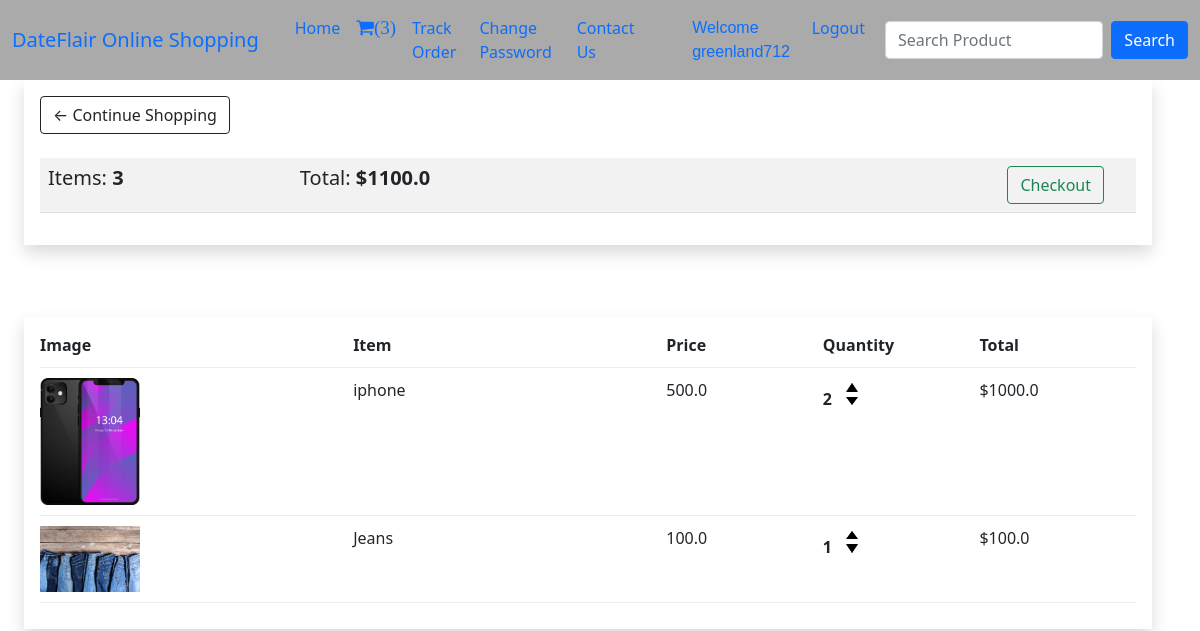
The app's page /cart/ (signed in) with its own data.
### api/models.py (models this page shows, shortened)
class Order(models.Model):
    customer = models.ForeignKey(Customer, on_delete=models.CASCADE)
    date_ordered = models.DateTimeField(default=now)
    complete = models.BooleanField(default=False)
    @property
    def get_cart_total(self):
        orderitems = self.orders.all()
        total = sum([item.get_total for item in orderitems])
        return total
    @property
    def get_cart_items(self):
        orderitems = self.orders.all()
        total = sum([item.quantity for item in orderitems])
        return total

class OrderItem(models.Model):
    product = models.ForeignKey(Product, on_delete=models.CASCADE)
    order = models.ForeignKey(Order, on_delete=models.CASCADE, related_name='orders')
    quantity = models.IntegerField(default=0)
    date_added = models.DateTimeField(default=now)
    @property
    def get_total(self):
        total = self.product.price * self.quantity
        return total

class Product(models.Model):
    name = models.CharField(max_length=100)
    price = models.FloatField()
    image = models.ImageField(upload_to='', default='')

### api/views.py (the view, shortened to what this page needs)
# urls.py: path('cart/', views.cart, name='cart'),
def cart(request):
    data = cartData(request)
    items = data['items']
    order = data['order']
    cartItems = data['cartItems']
    try:
        cart = json.loads(request.COOKIE['cart'])
    except:
        cart = {}
    print('Cart:', cart)
    return render(request, 'cart.html', {'items':items, 'order':order, 'cartItems':cartItems})

### api/inherit.py (called while the page is built)
def cartData(request):
    if request.user.is_authenticated:
        customer = request.user.customer
        order, created = Order.objects.get_or_create(customer=customer, complete = False)
        items = order.orders.all()
        cartItems = order.get_cart_items
    else:
        items = []
        order = {'get_cart_total': 0, 'get_cart_items': 0}
        cartItems = order['get_cart_items']
    return {'cartItems': cartItems, 'items': items, 'order': order}

### api/templates/cart.html (shortened to what this page needs)
{% extends 'base.html' %}
{% load static %}
{% block body %}
<div class="container-fluid row">
    <div class="col-lg-12">
        <div class="shadow p-3 mb-5">
            <a href="/"  class="btn btn-outline-dark">&#x2190 Continue Shopping</a>
            <br><br>
            <table class="table table-striped">
                <tr>
                    <th>
                        <h5>Items: <strong class="highlight">{{order.get_cart_items}}</strong></h5>
                    </th>
                    <th>
                        <h5>Total: <strong class="highlight">${{order.get_cart_total}}</strong></h5>
                    </th>
                    <th>
                        <a href="/checkout/" class="btn btn-outline-success mx-4" style="float: right">Checkout</a>
                    </th>
                </tr>
            </table>
        </div>
        <br>
        <div class="shadow p-3">
            <div class="cart-row">
                <div style="flex: 2;"><strong>Image</strong></div>
                <div style="flex: 2;"><strong>Item</strong></div>
                <div style="flex: 1;"><strong>Price</strong></div>
                <div style="flex: 1;"><strong>Quantity</strong></div>
                <div style="flex: 1;"><strong>Total</strong></div>
            </div>
            {% for item in items %}
            <div class="cart-row">
                <div style="flex: 2;"><img class="row-image" src="{{item.product.image.url}}" alt=""></div>
                <div style="flex: 2;">{{item.product.name}}</div>
                <div style="flex: 1;">{{item.product.price}}</div>
                <div style="flex: 1;">
                    <p class="quantity">{{item.quantity}}</p>
                    <div class="quantity">
                        <img data-product="{{item.product.id}}" data-action="add" src="{% static 'increase.png' %}" class="chg-quantity update-cart" alt='increase'>
                        <img data-product="{{item.product.id}}" data-action="remove" src="{% static 'decrease.png' %}" class="chg-quantity update-cart" alt='decrease'>
                    </div>
                </div>
                <div style="flex: 1;">${{item.get_total}}</div>
            </div>
            {% endfor %}
        </div>
    </div>
</div>
{% endblock %}

### api/templates/base.html (shortened to what this page needs)
<!doctype html>
<html lang="en">
<head>
    <link href="https://cdn.jsdelivr.net/npm/bootstrap@5.0.2/dist/css/bootstrap.min.css" rel="stylesheet"
>
    <link rel="stylesheet" href="https://cdnjs.cloudflare.com/ajax/libs/font-awesome/4.7.0/css/font-awesome.min.css">
</head>
<body>
    <nav class="navbar navbar-expand-lg sticky-top">
        <div class="container-fluid">
            <a class="navbar-brand" href='/'>DateFlair Online Shopping</a>
            <div class='collapse navbar-collapse' id="navbarSupportContent">
                <div class='container w-75'>
                    <ul class='navbar-nav me-auto mb-2 mb-lg-0'>
                        <li class='nav-item'>
                            <a class='nav-link active' aria-current='page' href='/'>Home</a>
                        </li>
                        {% if request.user.is_authenticated %}
                        <li class='nav-item'>
                            <a class='nav-link active' aria-current='page' href='/cart/'>
                                <span class='fa fa-shopping-cart' style='font-size: 19px;'>({{cartItems}})</span>
                            </a>
                        </li>
                        <li class='nav-item'>
                            <a class='nav-link active' href='/tracker/'>Track Order</a>
                        </li>
                        <li class='nav-item'>
                            <a class='nav-link active' href='/change_password/'>Change Password</a>
                        </li>
                        <li class='nav-item'>
                            <a class='nav-link active' aria-current='page' href='/loggedin_contact'>Contact Us</a>
                        </li>
                        {% endif %}
                        {% if not request.user.is_authenticated %}
                        <li class='nav-item'>
                            <a class='nav-link active' aria-current='page' href='/register/'>Register</a>
                        </li>
                        <li class='nav-item'>
                            <a class='nav-link active' aria-current='page' href='/login/'>Login</a>
                        </li>
                        <li class='nav-item'>
                            <a class='nav-link active' href='/contact/'>Contact Us</a>
                        </li>
                        {% else %}
                        <li class='nav-item'>
                            <a class='nav-link active' aria-current='page' href='#' style="font-family:'Franklin Gothic Medium', 'Arial Narrow', Arial, sans-serif; font-size: 1rem;">Welcome {{request.user}}</a>
                        </li>
                        <li class='nav-item'>
                            <a class='nav-link active' aria-current='page' href='/logout/'>Logout</a>
                        </li>
                        {% endif %}
                    </ul>
                </div>
                <form class='d-flex' method='post' action='/search/'>
                    <input class='form-control me-2' type='search' name='search' placeholder='Search Product' aria-label='Search'>
                    <button href="/search/" class='btn btn-primary' type='submit'>Search</button>
                </form>
            </div>
        </div>
    </nav>
    {% block body %}
    {% endblock %}
</body>
</html>

### api/templates/base.html (style rules this page uses)
.navbar { background-color:#aaaaaa }
.cart-row { display: flex; align-items: flex-stretch; padding-bottom: 10px; margin-bottom: 10px; border-bottom: 1px solid #ececec }
.quantity { display: inline-block; font-weight: 700; padding-right: 10px; }
.chg-quantity { width: 12px; cursor: pointer; display: block; margin-top: 5px; transition: .1s; }
.row-image { width: 100px; }

### records on screen
Order: get_cart_items "3", get_cart_total "1100.0"
OrderItem: product.image (picture), product.name "iphone", product.price "500.0", quantity "2", get_total "1000.0"
OrderItem: product.image (picture), product.name "Jeans", product.price "100.0", quantity "1", get_total "100.0"

### other values on screen
{{ cartItems }} "3"
{{ request.user }} "greenland712"
